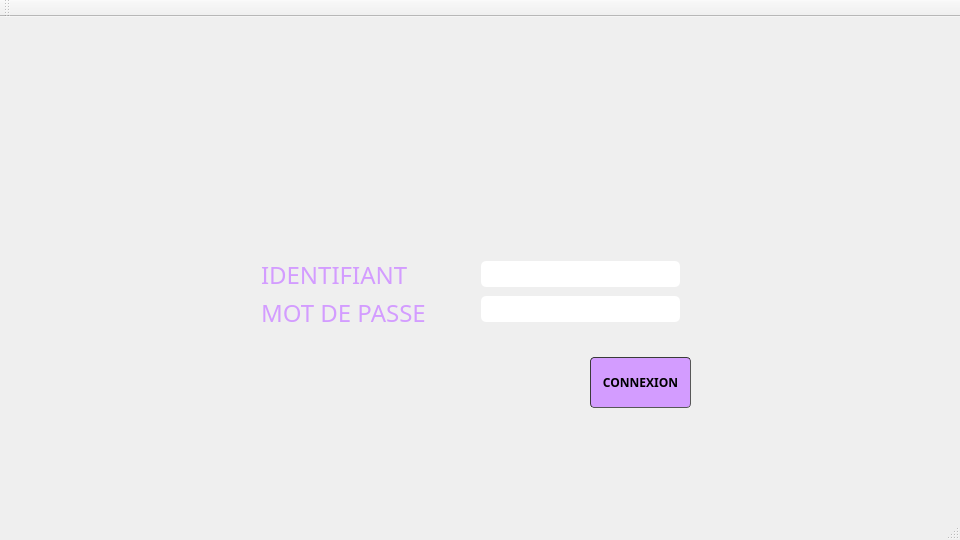
<?xml version="1.0" encoding="UTF-8"?>
<ui version="4.0">
 <class>MainWindow</class>
 <widget class="QMainWindow" name="MainWindow">
  <property name="geometry">
   <rect>
    <x>0</x>
    <y>0</y>
    <width>960</width>
    <height>540</height>
   </rect>
  </property>
  <property name="windowTitle">
   <string>Authentification</string>
  </property>
  <widget class="QWidget" name="centralWidget">
   <widget class="QLabel" name="time_label">
    <property name="geometry">
     <rect>
      <x>1250</x>
      <y>400</y>
      <width>141</width>
      <height>51</height>
     </rect>
    </property>
    <property name="font">
     <font>
      <family>NFL Minnesota Vikings</family>
      <pointsize>18</pointsize>
     </font>
    </property>
    <property name="text">
     <string/>
    </property>
   </widget>
   <widget class="QPushButton" name="login">
    <property name="geometry">
     <rect>
      <x>590</x>
      <y>340</y>
      <width>101</width>
      <height>51</height>
     </rect>
    </property>
    <property name="font">
     <font>
      <family>Century Gothic</family>
      <weight>75</weight>
      <bold>true</bold>
     </font>
    </property>
    <property name="styleSheet">
     <string notr="true">QPushButton {
	border-width: 1px; border-radius: 4px;
	border-color: rgb(58, 58, 58);
	border-style: inset;

padding: 5px;
background-color:#d39cff;
font-weight: bold;
}</string>
    </property>
    <property name="text">
     <string>CONNEXION</string>
    </property>
   </widget>
   <widget class="QLabel" name="pic">
    <property name="enabled">
     <bool>true</bool>
    </property>
    <property name="geometry">
     <rect>
      <x>0</x>
      <y>-10</y>
      <width>961</width>
      <height>551</height>
     </rect>
    </property>
    <property name="frameShadow">
     <enum>QFrame::Plain</enum>
    </property>
    <property name="text">
     <string/>
    </property>
    <property name="scaledContents">
     <bool>false</bool>
    </property>
    <property name="wordWrap">
     <bool>false</bool>
    </property>
    <property name="openExternalLinks">
     <bool>false</bool>
    </property>
   </widget>
   <widget class="QWidget" name="verticalLayoutWidget_2">
    <property name="geometry">
     <rect>
      <x>470</x>
      <y>230</y>
      <width>221</width>
      <height>91</height>
     </rect>
    </property>
    <layout class="QVBoxLayout" name="verticalLayout_2">
     <item>
      <widget class="QLineEdit" name="cx_login">
       <property name="styleSheet">
        <string notr="true">QLineEdit {
padding: 5px;
border-radius: 5px;

font-weight: bold;
}</string>
       </property>
      </widget>
     </item>
     <item>
      <widget class="QLineEdit" name="cx_mdp">
       <property name="styleSheet">
        <string notr="true">QLineEdit {
padding: 5px;
border-radius: 5px;

font-weight: bold;
}</string>
       </property>
       <property name="echoMode">
        <enum>QLineEdit::Password</enum>
       </property>
      </widget>
     </item>
    </layout>
   </widget>
   <widget class="QWidget" name="verticalLayoutWidget">
    <property name="geometry">
     <rect>
      <x>250</x>
      <y>230</y>
      <width>221</width>
      <height>91</height>
     </rect>
    </property>
    <layout class="QVBoxLayout" name="verticalLayout">
     <item>
      <widget class="QLabel" name="label">
       <property name="font">
        <font>
         <family>Century Gothic</family>
         <pointsize>10</pointsize>
         <weight>50</weight>
         <bold>false</bold>
        </font>
       </property>
       <property name="styleSheet">
        <string notr="true">border-width: 1px;</string>
       </property>
       <property name="text">
        <string>&lt;html&gt;&lt;head/&gt;&lt;body&gt;&lt;p&gt;&lt;span style=&quot; font-size:18pt; color:#d39cff;&quot;&gt;IDENTIFIANT&lt;/span&gt;&lt;/p&gt;&lt;/body&gt;&lt;/html&gt;</string>
       </property>
      </widget>
     </item>
     <item>
      <widget class="QLabel" name="label_2">
       <property name="font">
        <font>
         <family>Century Gothic</family>
        </font>
       </property>
       <property name="text">
        <string>&lt;html&gt;&lt;head/&gt;&lt;body&gt;&lt;p&gt;&lt;span style=&quot; font-size:18pt; color:#d39cff;&quot;&gt;MOT DE PASSE&lt;/span&gt;&lt;/p&gt;&lt;/body&gt;&lt;/html&gt;</string>
       </property>
      </widget>
     </item>
    </layout>
   </widget>
   <zorder>time_label</zorder>
   <zorder>pic</zorder>
   <zorder>verticalLayoutWidget_2</zorder>
   <zorder>verticalLayoutWidget</zorder>
   <zorder>login</zorder>
  </widget>
  <widget class="QMenuBar" name="menuBar">
   <property name="geometry">
    <rect>
     <x>0</x>
     <y>0</y>
     <width>960</width>
     <height>26</height>
    </rect>
   </property>
  </widget>
  <widget class="QToolBar" name="mainToolBar">
   <attribute name="toolBarArea">
    <enum>TopToolBarArea</enum>
   </attribute>
   <attribute name="toolBarBreak">
    <bool>false</bool>
   </attribute>
  </widget>
  <widget class="QStatusBar" name="statusBar"/>
 </widget>
 <layoutdefault spacing="6" margin="11"/>
 <resources/>
 <connections/>
</ui>
